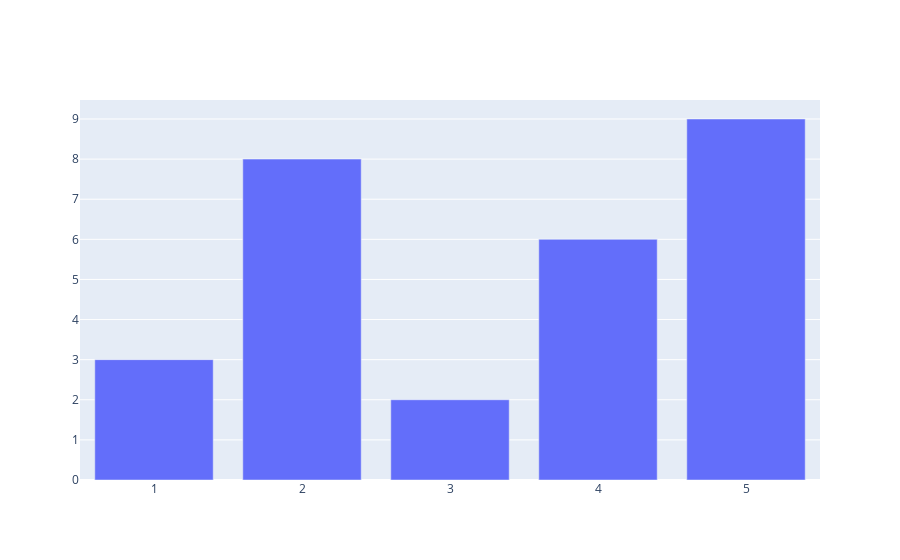

This figure's notebook cell:
### Markdown cell above
### Bar plot

### Code cell
fig = go.Figure() 
fig.add_trace(go.Bar
              (x = [1,2,3,4,5], 
               y= [3,8,2,6,9], 
               ))

### Figure 1 — Plotly figure (JSON) as saved in the notebook; plotly's stock layout.template omitted (floating-point values rounded to 4 significant figures)
{"data": [{"type": "bar", "x": [1, 2, 3, 4, 5], "y": [3, 8, 2, 6, 9]}], "layout": {}}
